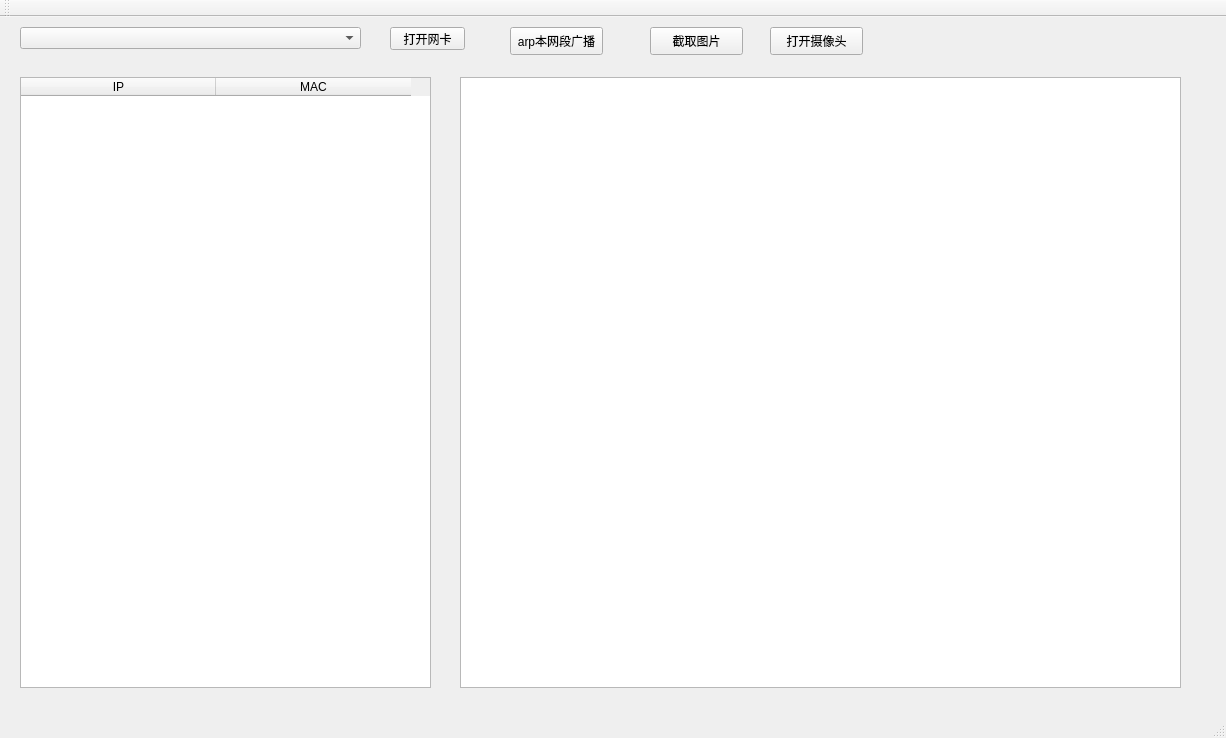
<?xml version="1.0" encoding="UTF-8"?>
<ui version="4.0">
 <class>my_toolClass</class>
 <widget class="QMainWindow" name="my_toolClass">
  <property name="geometry">
   <rect>
    <x>0</x>
    <y>0</y>
    <width>1226</width>
    <height>738</height>
   </rect>
  </property>
  <property name="minimumSize">
   <size>
    <width>200</width>
    <height>200</height>
   </size>
  </property>
  <property name="maximumSize">
   <size>
    <width>16777215</width>
    <height>16777215</height>
   </size>
  </property>
  <property name="windowTitle">
   <string>my_tool</string>
  </property>
  <widget class="QWidget" name="centralWidget">
   <widget class="QPushButton" name="sniffStartButton">
    <property name="geometry">
     <rect>
      <x>510</x>
      <y>10</y>
      <width>93</width>
      <height>28</height>
     </rect>
    </property>
    <property name="text">
     <string>arp本网段广播</string>
    </property>
   </widget>
   <widget class="QPushButton" name="OpenCameraButtom">
    <property name="geometry">
     <rect>
      <x>770</x>
      <y>10</y>
      <width>93</width>
      <height>28</height>
     </rect>
    </property>
    <property name="text">
     <string>打开摄像头</string>
    </property>
   </widget>
   <widget class="QComboBox" name="wangkaBox">
    <property name="geometry">
     <rect>
      <x>20</x>
      <y>10</y>
      <width>341</width>
      <height>22</height>
     </rect>
    </property>
   </widget>
   <widget class="QPushButton" name="cutOutPicButton">
    <property name="geometry">
     <rect>
      <x>650</x>
      <y>10</y>
      <width>93</width>
      <height>28</height>
     </rect>
    </property>
    <property name="text">
     <string>截取图片</string>
    </property>
   </widget>
   <widget class="QTableWidget" name="tableWidget">
    <property name="geometry">
     <rect>
      <x>20</x>
      <y>60</y>
      <width>411</width>
      <height>611</height>
     </rect>
    </property>
    <attribute name="horizontalHeaderDefaultSectionSize">
     <number>195</number>
    </attribute>
    <column>
     <property name="text">
      <string>IP</string>
     </property>
    </column>
    <column>
     <property name="text">
      <string>MAC</string>
     </property>
    </column>
   </widget>
   <widget class="QPushButton" name="OpenWangKaButton">
    <property name="geometry">
     <rect>
      <x>390</x>
      <y>10</y>
      <width>75</width>
      <height>23</height>
     </rect>
    </property>
    <property name="text">
     <string>打开网卡</string>
    </property>
   </widget>
   <widget class="QTextEdit" name="textEdit">
    <property name="geometry">
     <rect>
      <x>460</x>
      <y>60</y>
      <width>721</width>
      <height>611</height>
     </rect>
    </property>
   </widget>
  </widget>
  <widget class="QMenuBar" name="menuBar">
   <property name="geometry">
    <rect>
     <x>0</x>
     <y>0</y>
     <width>1226</width>
     <height>23</height>
    </rect>
   </property>
  </widget>
  <widget class="QToolBar" name="mainToolBar">
   <attribute name="toolBarArea">
    <enum>TopToolBarArea</enum>
   </attribute>
   <attribute name="toolBarBreak">
    <bool>false</bool>
   </attribute>
  </widget>
  <widget class="QStatusBar" name="statusBar"/>
 </widget>
 <layoutdefault spacing="6" margin="11"/>
 <resources>
  <include location="my_tool.qrc"/>
 </resources>
 <connections/>
</ui>
